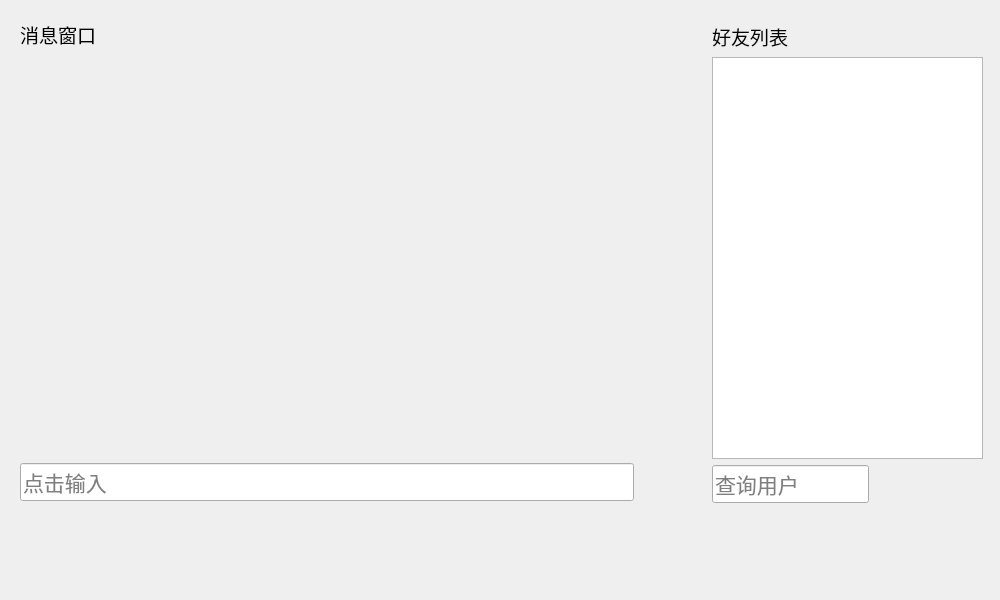
<?xml version="1.0" encoding="UTF-8"?>
<ui version="4.0">
 <class>FriendWidget</class>
 <widget class="QWidget" name="FriendWidget">
  <property name="geometry">
   <rect>
    <x>0</x>
    <y>0</y>
    <width>1000</width>
    <height>600</height>
   </rect>
  </property>
  <property name="windowTitle">
   <string>Form</string>
  </property>
  <widget class="QWidget" name="layoutWidget">
   <property name="geometry">
    <rect>
     <x>20</x>
     <y>20</y>
     <width>671</width>
     <height>481</height>
    </rect>
   </property>
   <layout class="QVBoxLayout" name="verticalLayout_3">
    <item>
     <layout class="QVBoxLayout" name="verticalLayout">
      <item>
       <widget class="QLabel" name="message_lab">
        <property name="font">
         <font>
          <family>微软雅黑</family>
          <pointsize>14</pointsize>
         </font>
        </property>
        <property name="text">
         <string>消息窗口</string>
        </property>
       </widget>
      </item>
     </layout>
    </item>
    <item>
     <widget class="QStackedWidget" name="message_stack_widget">
      <property name="styleSheet">
       <string notr="true">QScrollBar{ background: white; width:5px}
QScrollBar::handle:vertical{ background-color: #86dbcb; min-height: 60px ;width:30px }</string>
      </property>
      <widget class="QWidget" name="page"/>
      <widget class="QWidget" name="page_2"/>
     </widget>
    </item>
    <item>
     <layout class="QHBoxLayout" name="horizontalLayout">
      <item>
       <widget class="QtMaterialAutoComplete" name="message_line">
        <property name="font">
         <font>
          <family>Agency FB</family>
          <pointsize>16</pointsize>
         </font>
        </property>
        <property name="placeholderText">
         <string>点击输入</string>
        </property>
       </widget>
      </item>
      <item>
       <widget class="QPushButton" name="message_btn">
        <property name="font">
         <font>
          <family>Agency FB</family>
          <pointsize>16</pointsize>
         </font>
        </property>
        <property name="styleSheet">
         <string notr="true">QPushButton:hover {background: rgb(171, 171, 171);} QPushButton {border: none;border-radius:10px;}</string>
        </property>
        <property name="text">
         <string/>
        </property>
        <property name="icon">
         <iconset resource="resources.qrc">
          <normaloff>:/icon/resource/sendmsg.png</normaloff>:/icon/resource/sendmsg.png</iconset>
        </property>
        <property name="iconSize">
         <size>
          <width>32</width>
          <height>32</height>
         </size>
        </property>
       </widget>
      </item>
     </layout>
    </item>
   </layout>
  </widget>
  <widget class="QWidget" name="layoutWidget">
   <property name="geometry">
    <rect>
     <x>712</x>
     <y>22</y>
     <width>271</width>
     <height>481</height>
    </rect>
   </property>
   <layout class="QVBoxLayout" name="verticalLayout_2">
    <item>
     <widget class="QLabel" name="friend_lab">
      <property name="font">
       <font>
        <family>微软雅黑</family>
        <pointsize>14</pointsize>
       </font>
      </property>
      <property name="text">
       <string>好友列表</string>
      </property>
     </widget>
    </item>
    <item>
     <widget class="QTableWidget" name="friend_table"/>
    </item>
    <item>
     <layout class="QHBoxLayout" name="horizontalLayout_2">
      <item>
       <widget class="QtMaterialAutoComplete" name="friend_query_line">
        <property name="font">
         <font>
          <family>Agency FB</family>
          <pointsize>16</pointsize>
         </font>
        </property>
        <property name="placeholderText">
         <string>查询用户</string>
        </property>
       </widget>
      </item>
      <item>
       <widget class="QPushButton" name="friend_btn">
        <property name="font">
         <font>
          <family>Agency FB</family>
          <pointsize>16</pointsize>
         </font>
        </property>
        <property name="styleSheet">
         <string notr="true">QPushButton:hover {background: rgb(171, 171, 171);} QPushButton {border: none;border-radius:10px;}</string>
        </property>
        <property name="text">
         <string/>
        </property>
        <property name="icon">
         <iconset resource="resources.qrc">
          <normaloff>:/icon/resource/query.png</normaloff>:/icon/resource/query.png</iconset>
        </property>
        <property name="iconSize">
         <size>
          <width>32</width>
          <height>32</height>
         </size>
        </property>
       </widget>
      </item>
      <item>
       <widget class="QPushButton" name="refresh_btn">
        <property name="font">
         <font>
          <family>Agency FB</family>
          <pointsize>16</pointsize>
         </font>
        </property>
        <property name="styleSheet">
         <string notr="true">QPushButton:hover {background: rgb(171, 171, 171);} QPushButton {border: none;border-radius:10px;}</string>
        </property>
        <property name="text">
         <string/>
        </property>
        <property name="icon">
         <iconset resource="resources.qrc">
          <normaloff>:/icon/resource/refresh.png</normaloff>:/icon/resource/refresh.png</iconset>
        </property>
        <property name="iconSize">
         <size>
          <width>32</width>
          <height>32</height>
         </size>
        </property>
       </widget>
      </item>
     </layout>
    </item>
   </layout>
  </widget>
  <widget class="QWidget" name="layoutWidget">
   <property name="geometry">
    <rect>
     <x>20</x>
     <y>510</y>
     <width>235</width>
     <height>90</height>
    </rect>
   </property>
   <layout class="QHBoxLayout" name="horizontalLayout_4">
    <item>
     <widget class="QPushButton" name="show_message_drawer_btn">
      <property name="font">
       <font>
        <family>Agency FB</family>
        <pointsize>16</pointsize>
       </font>
      </property>
      <property name="styleSheet">
       <string notr="true">QPushButton:hover {background: rgb(171, 171, 171);} QPushButton {border: none;border-radius:10px;}</string>
      </property>
      <property name="text">
       <string/>
      </property>
      <property name="icon">
       <iconset resource="resources.qrc">
        <normaloff>:/icon/resource/message.png</normaloff>:/icon/resource/message.png</iconset>
      </property>
      <property name="iconSize">
       <size>
        <width>64</width>
        <height>64</height>
       </size>
      </property>
     </widget>
    </item>
    <item>
     <widget class="QPushButton" name="myself_msgbox_btn">
      <property name="font">
       <font>
        <family>Agency FB</family>
        <pointsize>16</pointsize>
       </font>
      </property>
      <property name="styleSheet">
       <string notr="true">QPushButton:hover {background: rgb(171, 171, 171);} QPushButton {border: none;border-radius:10px;}</string>
      </property>
      <property name="text">
       <string/>
      </property>
      <property name="icon">
       <iconset resource="resources.qrc">
        <normaloff>:/icon/resource/myMessageBox.png</normaloff>:/icon/resource/myMessageBox.png</iconset>
      </property>
      <property name="iconSize">
       <size>
        <width>64</width>
        <height>64</height>
       </size>
      </property>
     </widget>
    </item>
   </layout>
  </widget>
 </widget>
 <customwidgets>
  <customwidget>
   <class>QtMaterialAutoComplete</class>
   <extends>QLineEdit</extends>
   <header location="global">qtmaterialautocomplete.h</header>
  </customwidget>
 </customwidgets>
 <resources>
  <include location="resources.qrc"/>
 </resources>
 <connections/>
</ui>
